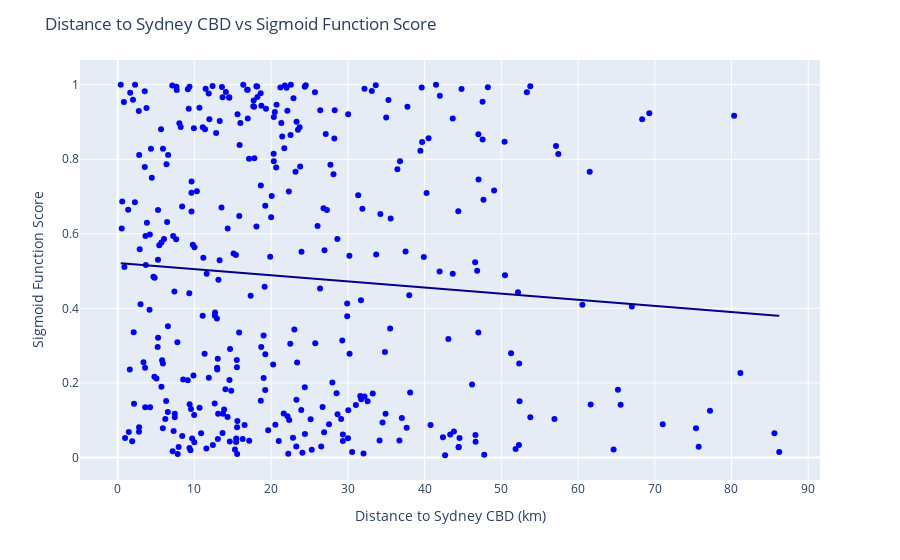

The notebook cell this image was saved under:
### Markdown cell above
The regression model, run using python's `statsmodels` module, showed no signficant relationship between the 'bustling' metric and distance from the CBD (t = -1.565, p = 0.118, df = 365). The interactive leaflet already suggested that this might be the case as SA2 areas with high 'bustling' metric scores can be observed across Sydney's entire GMR. Further, low R-squared and adjusted R-squared values (0.007 and 0.004 respectively) suggest that the model does not explain much of the variance in the data.

### Code cell
# plot using plotly express
import plotly.express as px

fig = px.scatter(sig, x='distance_to_cbd_km', y='final_score_zsum', trendline='ols')
fig.update_traces(marker=dict(color='blue'))
fig.update_traces(line=dict(color='darkblue'))
fig.update_xaxes(title_text='Distance to Sydney CBD (km)')
fig.update_yaxes(title_text='Sigmoid Function Score')
fig.update_layout(title='Distance to Sydney CBD vs Sigmoid Function Score')
fig.update_traces(hovertemplate='Distance to CBD: %{x:.3f} km<br>Sigmoid Function Score: %{y:.3f}')
fig.show()

### Figure 1 — Plotly figure (JSON) as saved in the notebook; plotly's stock layout.template omitted (floating-point values rounded to 4 significant figures; data arrays with more than 128 entries replaced by an {"elided": "..."} marker saying what was removed)
{"data": [{"hovertemplate": "Distance to CBD: %{x:.3f} km<br>Sigmoid Function Score: %{y:.3f}", "legendgroup": "", "line": {"color": "darkblue"}, "marker": {"color": "blue", "symbol": "circle"}, "mode": "markers", "name": "", "orientation": "v", "showlegend": false, "type": "scatter", "x": {"elided": "367 float values"}, "xaxis": "x", "y": {"elided": "367 float values"}, "yaxis": "y"}, {"hovertemplate": "Distance to CBD: %{x:.3f} km<br>Sigmoid Function Score: %{y:.3f}", "legendgroup": "", "line": {"color": "darkblue"}, "marker": {"color": "blue", "symbol": "circle"}, "mode": "lines", "name": "", "showlegend": false, "type": "scatter", "x": {"elided": "367 float values"}, "xaxis": "x", "y": {"elided": "367 float values"}, "yaxis": "y"}], "layout": {"legend": {"tracegroupgap": 0}, "margin": {"t": 60}, "title": {"text": "Distance to Sydney CBD vs Sigmoid Function Score"}, "xaxis": {"anchor": "y", "domain": [0, 1], "title": {"text": "Distance to Sydney CBD (km)"}}, "yaxis": {"anchor": "x", "domain": [0, 1], "title": {"text": "Sigmoid Function Score"}}}}
